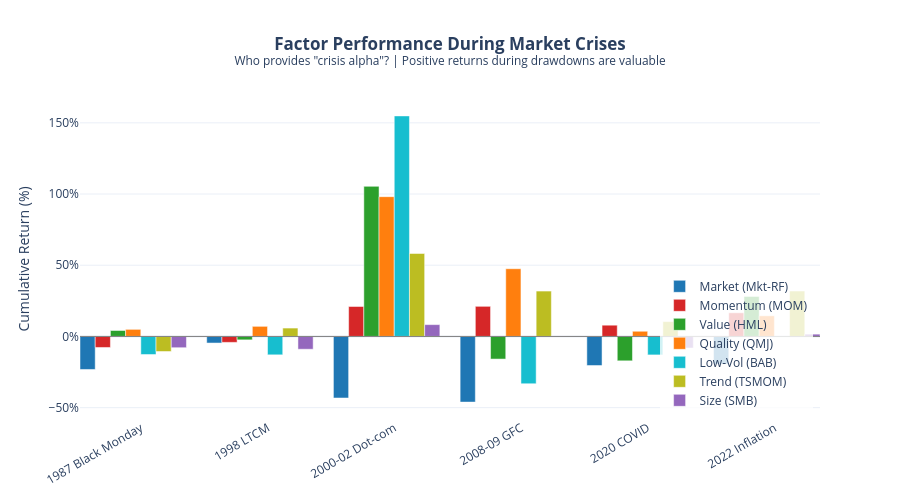

Here is the notebook cell this chart was saved with:
### Markdown cell above
Layout — title, crisis-name ticks, percentage y-axis, zero reference line.

### Code cell
fig.update_layout(
    title=dict(
        text="<b>Factor Performance During Market Crises</b><br>"
        '<sup>Who provides "crisis alpha"? | Positive returns during drawdowns are valuable</sup>',
        x=0.5,
    ),
    xaxis=dict(
        tickmode="array",
        tickvals=x + len(available_factors) * bar_width / 2,
        ticktext=crisis_df.index,
        tickangle=-30,
    ),
    yaxis_title="Cumulative Return (%)",
    yaxis=dict(ticksuffix="%"),
    barmode="group",
    legend=dict(yanchor="bottom", y=0.01, xanchor="right", x=0.99, bgcolor="rgba(255,255,255,0.8)"),
    template="plotly_white",
    height=500,
)
fig.add_hline(y=0, line_color="gray", line_width=1)
fig.show()

### Figure 1 — Plotly figure (JSON) as saved in the notebook; plotly's stock layout.template omitted (floating-point values rounded to 4 significant figures)
{"data": [{"hovertemplate": "<b>Market (Mkt-RF)</b><br>%{y:.1f}%<extra></extra>", "marker": {"color": "#1f77b4"}, "name": "Market (Mkt-RF)", "type": "bar", "width": 0.12, "x": [0.0, 1.0, 2.0, 3.0, 4.0, 5.0], "y": [-23.19, -4.631, -43.22, -46.1, -20.41, -19.39]}, {"hovertemplate": "<b>Momentum (MOM)</b><br>%{y:.1f}%<extra></extra>", "marker": {"color": "#d62728"}, "name": "Momentum (MOM)", "type": "bar", "width": 0.12, "x": [0.12, 1.12, 2.12, 3.12, 4.12, 5.12], "y": [-7.75, -4.158, 21.04, 21.15, 7.907, 16.62]}, {"hovertemplate": "<b>Value (HML)</b><br>%{y:.1f}%<extra></extra>", "marker": {"color": "#2ca02c"}, "name": "Value (HML)", "type": "bar", "width": 0.12, "x": [0.24, 1.24, 2.24, 3.24, 4.24, 5.24], "y": [4.18, -2.394, 105.4, -15.88, -17.12, 28.08]}, {"hovertemplate": "<b>Quality (QMJ)</b><br>%{y:.1f}%<extra></extra>", "marker": {"color": "#ff7f0e"}, "name": "Quality (QMJ)", "type": "bar", "width": 0.12, "x": [0.36, 1.36, 2.36, 3.36, 4.36, 5.36], "y": [4.981, 7.095, 98.15, 47.56, 3.651, 14.49]}, {"hovertemplate": "<b>Low-Vol (BAB)</b><br>%{y:.1f}%<extra></extra>", "marker": {"color": "#17becf"}, "name": "Low-Vol (BAB)", "type": "bar", "width": 0.12, "x": [0.48, 1.48, 2.48, 3.48, 4.48, 5.48], "y": [-12.69, -12.91, 154.9, -33.22, -12.97, -0.3224]}, {"hovertemplate": "<b>Trend (TSMOM)</b><br>%{y:.1f}%<extra></extra>", "marker": {"color": "#bcbd22"}, "name": "Trend (TSMOM)", "type": "bar", "width": 0.12, "x": [0.6, 1.6, 2.6, 3.6, 4.6, 5.6], "y": [-10.58, 5.891, 58.27, 31.87, 10.42, 31.89]}, {"hovertemplate": "<b>Size (SMB)</b><br>%{y:.1f}%<extra></extra>", "marker": {"color": "#9467bd"}, "name": "Size (SMB)", "type": "bar", "width": 0.12, "x": [0.72, 1.72, 2.72, 3.72, 4.72, 5.72], "y": [-7.91, -8.98, 8.308, 0.1267, -8.107, 1.611]}], "layout": {"barmode": "group", "height": 500, "legend": {"bgcolor": "rgba(255,255,255,0.8)", "x": 0.99, "xanchor": "right", "y": 0.01, "yanchor": "bottom"}, "shapes": [{"line": {"color": "gray", "width": 1}, "type": "line", "x0": 0, "x1": 1, "xref": "x domain", "y0": 0, "y1": 0, "yref": "y"}], "title": {"text": "<b>Factor Performance During Market Crises</b><br><sup>Who provides \"crisis alpha\"? | Positive returns during drawdowns are valuable</sup>", "x": 0.5}, "xaxis": {"tickangle": -30, "tickmode": "array", "ticktext": ["1987 Black Monday", "1998 LTCM", "2000-02 Dot-com", "2008-09 GFC", "2020 COVID", "2022 Inflation"], "tickvals": [0.42, 1.42, 2.42, 3.42, 4.42, 5.42]}, "yaxis": {"ticksuffix": "%", "title": {"text": "Cumulative Return (%)"}}}}
